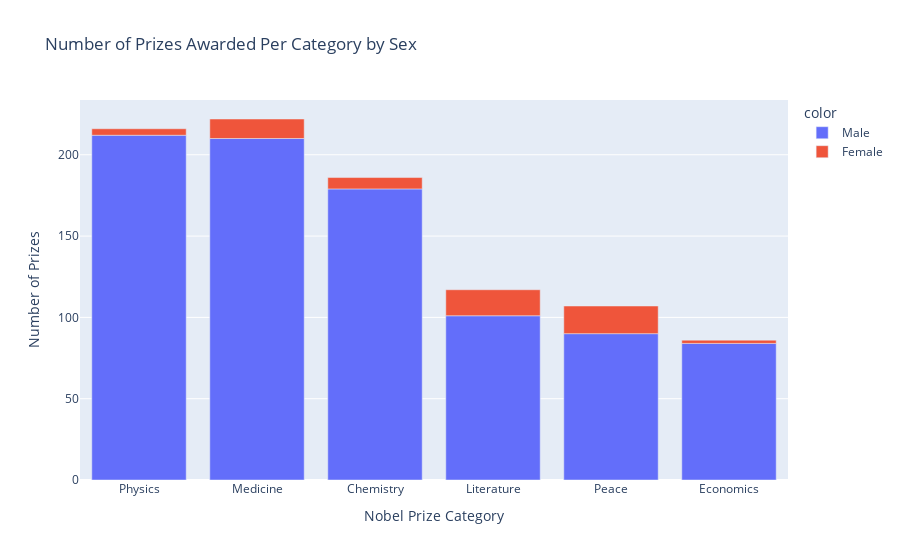

Here is the notebook cell this chart was saved with:
### Markdown cell above
We can then use .color the parameter in the .bar() function to mark the number of men and women on the chart:

### Code cell
v_bar_split = px.bar(
    x=cat_gender.category,
    y=cat_gender.prize,
    color=cat_gender.sex,
    title='Number of Prizes Awarded Per Category by Sex'
)

v_bar_split.update_layout(
    xaxis_title='Nobel Prize Category',
    yaxis_title='Number of Prizes'
)

v_bar_split.show()

### Figure 1 — Plotly figure (JSON) as saved in the notebook; plotly's stock layout.template omitted (floating-point values rounded to 4 significant figures)
{"data": [{"alignmentgroup": "True", "hovertemplate": "color=Male<br>x=%{x}<br>y=%{y}<extra></extra>", "legendgroup": "Male", "marker": {"color": "#636efa", "pattern": {"shape": ""}}, "name": "Male", "offsetgroup": "Male", "orientation": "v", "showlegend": true, "textposition": "auto", "type": "bar", "x": ["Physics", "Medicine", "Chemistry", "Literature", "Peace", "Economics"], "xaxis": "x", "y": [212, 210, 179, 101, 90, 84], "yaxis": "y"}, {"alignmentgroup": "True", "hovertemplate": "color=Female<br>x=%{x}<br>y=%{y}<extra></extra>", "legendgroup": "Female", "marker": {"color": "#EF553B", "pattern": {"shape": ""}}, "name": "Female", "offsetgroup": "Female", "orientation": "v", "showlegend": true, "textposition": "auto", "type": "bar", "x": ["Peace", "Literature", "Medicine", "Chemistry", "Physics", "Economics"], "xaxis": "x", "y": [17, 16, 12, 7, 4, 2], "yaxis": "y"}], "layout": {"barmode": "relative", "legend": {"title": {"text": "color"}, "tracegroupgap": 0}, "title": {"text": "Number of Prizes Awarded Per Category by Sex"}, "xaxis": {"anchor": "y", "domain": [0, 1], "title": {"text": "Nobel Prize Category"}}, "yaxis": {"anchor": "x", "domain": [0, 1], "title": {"text": "Number of Prizes"}}}}
